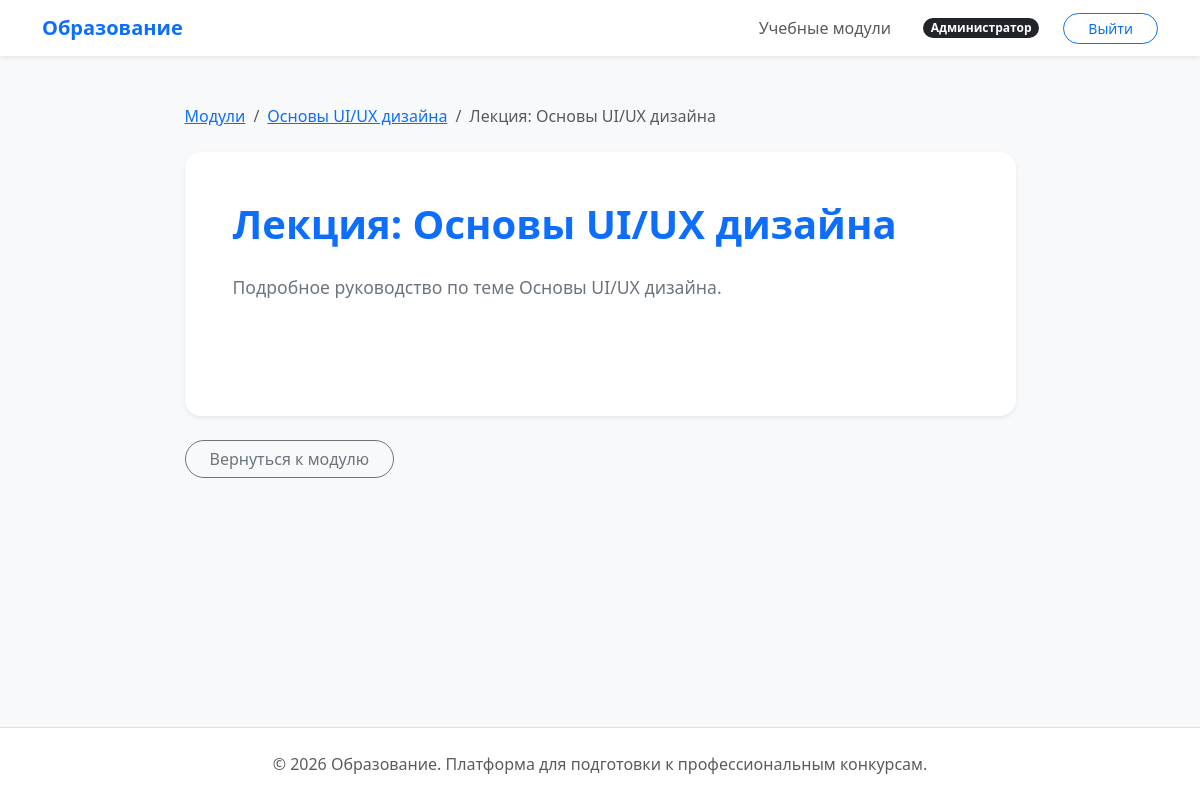
/curriculum/materials/1/ (signed in), run on the app's committed database.
### curriculum/models.py (models this page shows, shortened)
class Material(BaseModel):
    module = models.ForeignKey(
        Module,
        on_delete=models.CASCADE,
        related_name="materials",
        verbose_name="Модуль",
    )
    title = models.CharField(max_length=255, verbose_name="Заголовок материала")
    file = models.FileField(
        upload_to="materials/%Y/%m/",
        verbose_name="Файл материала",
        blank=True,
        null=True,
    )
    text_content = models.TextField(blank=True, verbose_name="Текстовое содержание")
    class Meta:
        verbose_name = "Учебный материал"
        verbose_name_plural = "Учебные материалы"

class Module(BaseModel):
    title = models.CharField(max_length=255, verbose_name="Название модуля")
    description = models.TextField(verbose_name="Описание модуля")
    class Meta:
        verbose_name = "Учебный модуль"
        verbose_name_plural = "Учебные модули"
        ordering = ["title"]

### curriculum/views.py (the view)
# urls.py: path("materials/<int:pk>/", MaterialDetailView.as_view(), name="material_detail"),
class MaterialDetailView(LoginRequiredMixin, DetailView):
    model = Material
    template_name = "curriculum/material_detail.html"
    context_object_name = "material"

### templates/curriculum/material_detail.html (shortened to what this page needs)
{% extends 'base.html' %}
{% block content %}
<div class="row justify-content-center">
    <div class="col-lg-9">
        <nav aria-label="breadcrumb" class="mb-4">
            <ol class="breadcrumb">
                <li class="breadcrumb-item"><a href="{% url 'curriculum:module_list' %}">Модули</a></li>
                <li class="breadcrumb-item"><a href="{% url 'curriculum:module_detail' material.module.id %}">{{ material.module.title }}</a></li>
                <li class="breadcrumb-item active">{{ material.title }}</li>
            </ol>
        </nav>
        <div class="card border-0 shadow-sm rounded-4 p-5 bg-white">
            <h1 class="fw-bold text-accent mb-4">{{ material.title }}</h1>
            <div class="material-content text-secondary mb-5" style="line-height: 1.8; font-size: 1.1rem;">
                {{ material.text_content|linebreaks }}
            </div>
        </div>
        <div class="mt-4">
            <a href="{% url 'curriculum:module_detail' material.module.id %}" class="btn btn-outline-secondary btn-rounded px-4">
                Вернуться к модулю
            </a>
        </div>
    </div>
</div>
{% endblock %}

### templates/base.html (style rules this page uses)
body { background-color: #f8f9fa; font-family: 'Segoe UI', Tahoma, Geneva, Verdana, sans-serif; display: flex; flex-direction: column; min-height: 100vh; }
.btn-rounded { border-radius: 50rem; }
.text-accent { color: #0d6efd; }
.rounded-4 { border-radius: 1rem !important; }

### data on the page
Material: module "Основы UI/UX дизайна", title "Лекция: Основы UI/UX дизайна", text_content "Подробное руководство по теме Основы UI/UX дизайна."
